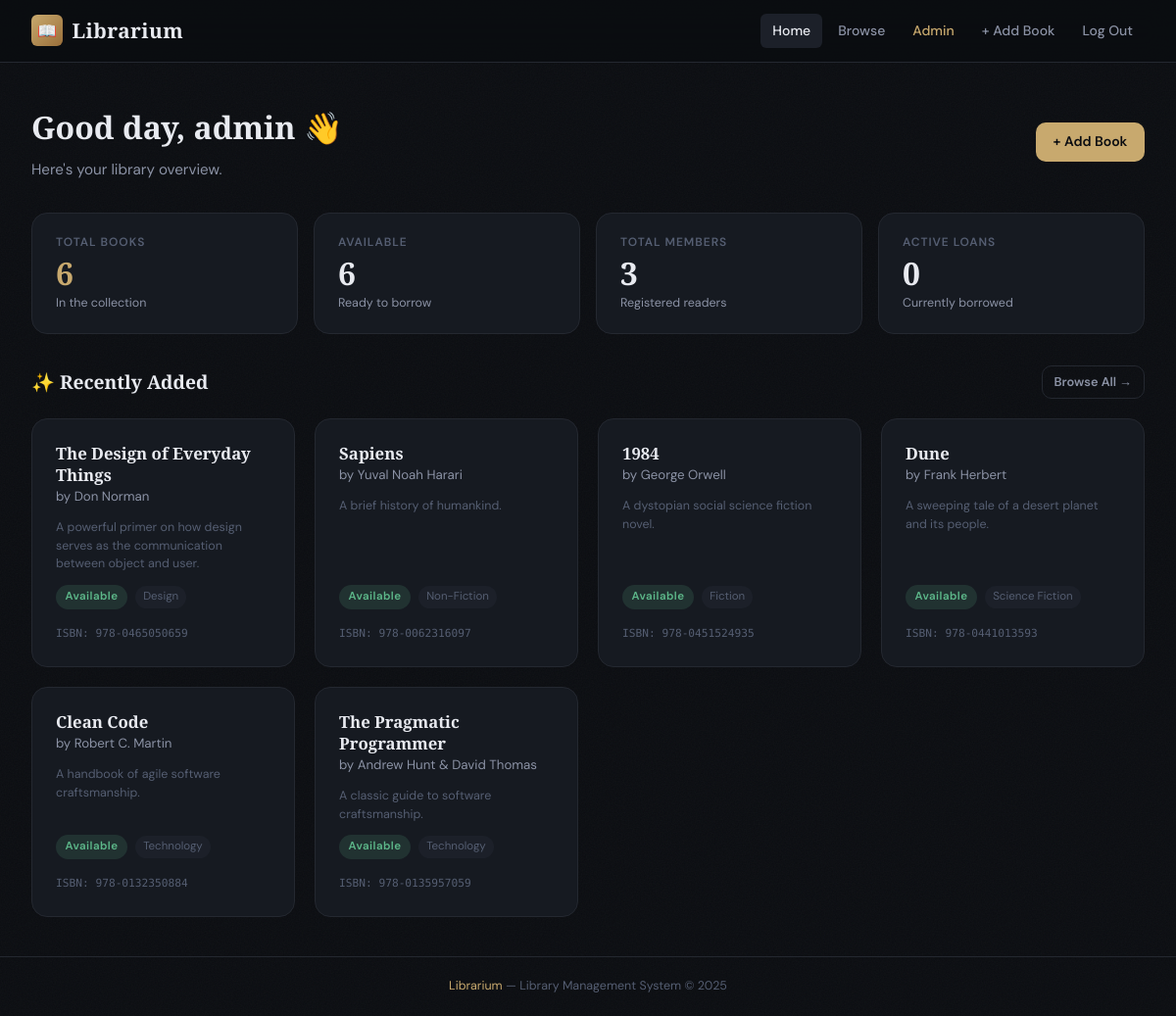
The page / (signed in) on the database its author committed.
### models.py (models this page shows, shortened)
class User(db.Model):
    __tablename__ = "users"
    id = db.Column(db.Integer, primary_key=True)
    username = db.Column(db.String(80), unique=True, nullable=False, index=True)
    email = db.Column(db.String(120), unique=True, nullable=False, index=True)
    password_hash = db.Column(db.String(256), nullable=False)
    role = db.Column(db.String(20), nullable=False, default="member")  # 'admin' | 'member'
    created_at = db.Column(db.DateTime, default=datetime.utcnow)
    borrowings = db.relationship("Borrowing", backref="user", lazy="dynamic")
    @property
    def is_admin(self):
        return self.role == "admin"

class Book(db.Model):
    __tablename__ = "books"
    id = db.Column(db.Integer, primary_key=True)
    title = db.Column(db.String(200), nullable=False)
    author = db.Column(db.String(150), nullable=False)
    isbn = db.Column(db.String(20), unique=True, nullable=False, index=True)
    genre = db.Column(db.String(80), nullable=True)
    description = db.Column(db.Text, nullable=True)
    availability_status = db.Column(db.Boolean, default=True, nullable=False)  # True = available
    added_at = db.Column(db.DateTime, default=datetime.utcnow)
    borrowings = db.relationship("Borrowing", backref="book", lazy="dynamic")
    @property
    def is_available(self):
        return self.availability_status

### routes.py (the view, shortened to what this page needs)
@main.route("/")
def dashboard():
    user = current_user()
    total_books = Book.query.count()
    available_books = Book.query.filter_by(availability_status=True).count()
    total_users = User.query.filter_by(role="member").count() if user and user.is_admin else None
    active_borrowings = Borrowing.query.filter_by(status="borrowed").count()
    recent_books = Book.query.order_by(Book.added_at.desc()).limit(6).all()
    my_borrowings = []
    return render_template(
        "index.html",
        total_books=total_books,
        available_books=available_books,
        total_users=total_users,
        active_borrowings=active_borrowings,
        recent_books=recent_books,
        my_borrowings=my_borrowings,
    )

### routes.py (called while the page is built)
def current_user():
    if "user_id" in session:
        return User.query.get(session["user_id"])
    return None

@main.context_processor
def inject_user():
    return {"current_user": current_user()}

### templates/index.html (shortened to what this page needs)
{% extends "base.html" %}
{% block content %}
{% if not current_user %}
<div class="hero">
  <h1>Your <span>Digital Library</span>,<br>Beautifully Managed.</h1>
  <p>Browse thousands of books, track your reading history, and borrow titles with a single click. Built for curious minds.</p>
  <div class="hero-actions">
    <a href="{{ url_for('main.register') }}" class="btn btn-primary">Get Started Free</a>
    <a href="{{ url_for('main.books') }}" class="btn btn-ghost">Browse Books →</a>
  </div>
</div>
{% else %}
<div class="page-header flex items-center justify-between">
  <div>
    <h1>Good day, {{ current_user.username }} 👋</h1>
    <p>Here's your library overview.</p>
  </div>
  {% if current_user.is_admin %}
    <a href="{{ url_for('main.add_book') }}" class="btn btn-primary">+ Add Book</a>
  {% endif %}
</div>
{% endif %}
<div class="stats-grid">
  <div class="stat-card">
    <span class="stat-label">Total Books</span>
    <span class="stat-value accent">{{ total_books }}</span>
    <span class="stat-sub">In the collection</span>
  </div>
  <div class="stat-card">
    <span class="stat-label">Available</span>
    <span class="stat-value">{{ available_books }}</span>
    <span class="stat-sub">Ready to borrow</span>
  </div>
  {% if current_user and current_user.is_admin %}
    <div class="stat-card">
      <span class="stat-label">Total Members</span>
      <span class="stat-value">{{ total_users }}</span>
      <span class="stat-sub">Registered readers</span>
    </div>
  {% endif %}
  <div class="stat-card">
    <span class="stat-label">Active Loans</span>
    <span class="stat-value">{{ active_borrowings }}</span>
    <span class="stat-sub">Currently borrowed</span>
  </div>
</div>
<div class="section-header">
  <span class="section-title">✨ Recently Added</span>
  <a href="{{ url_for('main.books') }}" class="btn btn-ghost btn-sm">Browse All →</a>
</div>
<div class="books-grid">
  {% for book in recent_books %}
  <div class="book-card">
    <div>
      <div class="book-title">{{ book.title }}</div>
      <div class="book-author">by {{ book.author }}</div>
    </div>
    {% if book.description %}
      <p class="text-xs text-muted" style="line-height:1.5">{{ book.description[:100] }}{% if book.description|length > 100 %}…{% endif %}</p>
    {% endif %}
    <div class="book-meta">
      <span class="badge {% if book.is_available %}badge-available{% else %}badge-borrowed{% endif %}">
        {% if book.is_available %}Available{% else %}Borrowed{% endif %}
      </span>
      {% if book.genre %}<span class="book-genre">{{ book.genre }}</span>{% endif %}
    </div>
    <div class="book-isbn">ISBN: {{ book.isbn }}</div>
  </div>
  {% endfor %}
</div>
{% endblock %}

### static/css/style.css (style rules this page uses)
*, *::before, *::after { box-sizing: border-box; margin: 0; padding: 0; }
:root { --bg-base: #0b0d11; --bg-surface: #111318; --bg-card: #161a21; --bg-elevated: #1c2029; --border: #242830; --border-glow: #2e3545; --text-primary: #e8eaf0; --text-secondary: #8b92a5; --text-muted: #555e72; --accent: #c8a96e; --accent-dim: rgba(200,169,110,.15); --accent-hover:#dfc08a; --danger: #e05c6e; --danger-dim: rgba(224,92,110,.15); --success: #5db88a; --success-dim: rgba(93,184,138,.15); --info: #5b9bd5; --info-dim: rgba(91,155,213,.15); --warning: #e0a040; --radius-sm: 6px; --radius: 10px; --radius-lg: 16px; --shadow: 0 4px 24px rgba(0,0,0,.45); --shadow-lg: 0 8px 48px rgba(0,0,0,.6); --font-display: 'Playfair Display', Georgia, serif; --font-body: 'DM Sans', system-ui, sans-serif; --font-mono: 'DM Mono', monospace; }
html { font-size: 16px; scroll-behavior: smooth; }
body { background: var(--bg-base); color: var(--text-primary); font-family: var(--font-body); font-weight: 400; line-height: 1.6; min-height: 100vh; display: flex; flex-direction: column; }
body::before { content: ''; position: fixed; inset: 0; z-index: 0; pointer-events: none; background-size: 200px; }
.stats-grid { display: grid; grid-template-columns: repeat(auto-fit, minmax(180px, 1fr)); gap: 1rem; margin-bottom: 2rem; }
.stat-card { background: var(--bg-card); border: 1px solid var(--border); border-radius: var(--radius-lg); padding: 1.25rem 1.5rem; display: flex; flex-direction: column; gap: .35rem; transition: border-color .2s; }
.stat-label { font-size: .75rem; color: var(--text-muted); font-weight: 600; letter-spacing: .08em; text-transform: uppercase; }
.stat-value { font-size: 2rem; font-weight: 700; color: var(--text-primary); font-family: var(--font-display); line-height: 1; }
.stat-value.accent { color: var(--accent); }
.stat-sub { font-size: .78rem; color: var(--text-secondary); }
.btn { display: inline-flex; align-items: center; gap: .4rem; padding: .55rem 1.1rem; font-family: var(--font-body); font-size: .875rem; font-weight: 600; border: none; border-radius: var(--radius); cursor: pointer; text-decoration: none; transition: all .2s; white-space: nowrap; }
.btn-primary { background: var(--accent); color: #0b0d11; }
.btn-ghost { background: transparent; color: var(--text-secondary); border: 1px solid var(--border); }
.btn-sm { padding: .35rem .75rem; font-size: .8rem; }
.badge { display: inline-flex; align-items: center; padding: .2rem .6rem; border-radius: 999px; font-size: .72rem; font-weight: 600; letter-spacing: .04em; }
.badge-available { background: var(--success-dim); color: var(--success); }
.books-grid { display: grid; grid-template-columns: repeat(auto-fill, minmax(260px, 1fr)); gap: 1.25rem; }
.book-card { background: var(--bg-card); border: 1px solid var(--border); border-radius: var(--radius-lg); padding: 1.5rem; display: flex; flex-direction: column; gap: .75rem; transition: all .25s; position: relative; overflow: hidden; }
.book-card::before { content: ''; position: absolute; top: 0; left: 0; right: 0; height: 2px; background: linear-gradient(90deg, transparent, var(--accent), transparent); opacity: 0; transition: opacity .25s; }
.book-title { font-family: var(--font-display); font-size: 1.05rem; font-weight: 600; color: var(--text-primary); line-height: 1.3; }
.book-author { font-size: .83rem; color: var(--text-secondary); }
.book-meta { display: flex; align-items: center; gap: .5rem; flex-wrap: wrap; margin-top: auto; }
.book-genre { font-size: .72rem; color: var(--text-muted); background: var(--bg-elevated); padding: .15rem .5rem; border-radius: 999px; }
.book-isbn { font-family: var(--font-mono); font-size: .7rem; color: var(--text-muted); margin-top: .25rem; }
.page-header { margin-bottom: 2rem; }
.page-header h1 { font-family: var(--font-display); font-size: 2rem; font-weight: 700; color: var(--text-primary); }
.page-header p { color: var(--text-secondary); font-size: .95rem; margin-top: .35rem; }
.section-header { display: flex; align-items: center; justify-content: space-between; margin-bottom: 1.25rem; }
.section-title { font-family: var(--font-display); font-size: 1.2rem; font-weight: 600; color: var(--text-primary); }
.flex { display: flex; }
.items-center { align-items: center; }
.justify-between { justify-content: space-between; }
.text-xs { font-size: .78rem; }
.text-muted { color: var(--text-muted); }

### rows shown on the page
User: username "admin"
Book: title "The Design of Everyday Things", author "Don Norman", description "A powerful primer on how design serves as the communication between object and user.", availability_status "Available", genre "Design", isbn "978-0465050659"
Book: title "Sapiens", author "Yuval Noah Harari", description "A brief history of humankind.", availability_status "Available", genre "Non-Fiction", isbn "978-0062316097"
Book: title "1984", author "George Orwell", description "A dystopian social science fiction novel.", availability_status "Available", genre "Fiction", isbn "978-0451524935"
Book: title "Dune", author "Frank Herbert", description "A sweeping tale of a desert planet and its people.", availability_status "Available", genre "Science Fiction", isbn "978-0441013593"
Book: title "Clean Code", author "Robert C. Martin", description "A handbook of agile software craftsmanship.", availability_status "Available", genre "Technology", isbn "978-0132350884"
Book: title "The Pragmatic Programmer", author "Andrew Hunt & David Thomas", description "A classic guide to software craftsmanship.", availability_status "Available", genre "Technology", isbn "978-0135957059"

### other values the page prints
{{ total_books }} "6"
{{ available_books }} "6"
{{ total_users }} "3"
{{ active_borrowings }} "0"
{{ 2025 }} "2025"
